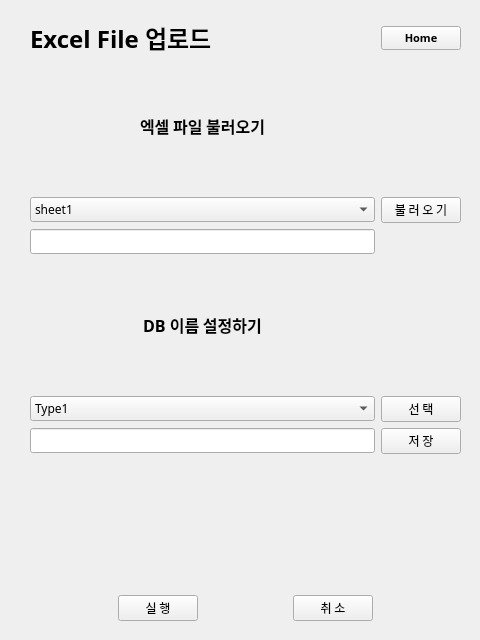
<?xml version="1.0" encoding="UTF-8"?>
<ui version="4.0">
 <class>Form</class>
 <widget class="QWidget" name="Form">
  <property name="geometry">
   <rect>
    <x>0</x>
    <y>0</y>
    <width>480</width>
    <height>640</height>
   </rect>
  </property>
  <property name="windowTitle">
   <string>Form</string>
  </property>
  <widget class="QWidget" name="gridLayoutWidget">
   <property name="geometry">
    <rect>
     <x>30</x>
     <y>20</y>
     <width>431</width>
     <height>601</height>
    </rect>
   </property>
   <layout class="QGridLayout" name="gridLayout">
    <item row="7" column="1">
     <widget class="QPushButton" name="excel_savebtn">
      <property name="font">
       <font>
        <family>나눔스퀘어라운드 Regular</family>
        <pointsize>9</pointsize>
       </font>
      </property>
      <property name="text">
       <string>저 장</string>
      </property>
     </widget>
    </item>
    <item row="4" column="0">
     <widget class="QLineEdit" name="showfilename">
      <property name="font">
       <font>
        <family>나눔스퀘어라운드 Regular</family>
       </font>
      </property>
     </widget>
    </item>
    <item row="7" column="0">
     <widget class="QLineEdit" name="showdbname">
      <property name="font">
       <font>
        <family>나눔스퀘어라운드 Regular</family>
       </font>
      </property>
     </widget>
    </item>
    <item row="5" column="0">
     <widget class="QLabel" name="label_3">
      <property name="font">
       <font>
        <family>나눔스퀘어라운드 Bold</family>
        <pointsize>12</pointsize>
        <weight>75</weight>
        <bold>true</bold>
       </font>
      </property>
      <property name="text">
       <string>&lt;html&gt;&lt;head/&gt;&lt;body&gt;&lt;p align=&quot;center&quot;&gt;DB 이름 설정하기&lt;/p&gt;&lt;/body&gt;&lt;/html&gt;</string>
      </property>
     </widget>
    </item>
    <item row="1" column="0">
     <widget class="QLabel" name="label">
      <property name="font">
       <font>
        <family>나눔스퀘어라운드 ExtraBold</family>
        <pointsize>18</pointsize>
        <weight>75</weight>
        <bold>true</bold>
       </font>
      </property>
      <property name="text">
       <string>Excel File 업로드</string>
      </property>
     </widget>
    </item>
    <item row="3" column="0">
     <widget class="QComboBox" name="setsheet">
      <property name="font">
       <font>
        <family>나눔스퀘어라운드 Regular</family>
       </font>
      </property>
      <item>
       <property name="text">
        <string>sheet1</string>
       </property>
      </item>
      <item>
       <property name="text">
        <string>sheet2</string>
       </property>
      </item>
     </widget>
    </item>
    <item row="6" column="1">
     <widget class="QPushButton" name="excel_selectbtn">
      <property name="font">
       <font>
        <family>나눔스퀘어라운드 Regular</family>
        <pointsize>9</pointsize>
       </font>
      </property>
      <property name="text">
       <string>선 택</string>
      </property>
     </widget>
    </item>
    <item row="2" column="0">
     <widget class="QLabel" name="label_2">
      <property name="font">
       <font>
        <family>나눔스퀘어라운드 Bold</family>
        <pointsize>12</pointsize>
        <weight>75</weight>
        <bold>true</bold>
       </font>
      </property>
      <property name="text">
       <string>&lt;html&gt;&lt;head/&gt;&lt;body&gt;&lt;p align=&quot;center&quot;&gt;엑셀 파일 불러오기&lt;/p&gt;&lt;/body&gt;&lt;/html&gt;</string>
      </property>
     </widget>
    </item>
    <item row="3" column="1">
     <widget class="QPushButton" name="excel_importbtn">
      <property name="font">
       <font>
        <family>나눔스퀘어라운드 Regular</family>
        <pointsize>9</pointsize>
        <weight>50</weight>
        <bold>false</bold>
       </font>
      </property>
      <property name="text">
       <string>불 러 오 기</string>
      </property>
     </widget>
    </item>
    <item row="9" column="0" colspan="2">
     <layout class="QHBoxLayout" name="horizontalLayout">
      <item>
       <spacer name="horizontalSpacer">
        <property name="orientation">
         <enum>Qt::Horizontal</enum>
        </property>
        <property name="sizeHint" stdset="0">
         <size>
          <width>40</width>
          <height>20</height>
         </size>
        </property>
       </spacer>
      </item>
      <item>
       <widget class="QPushButton" name="excel_actbtn">
        <property name="font">
         <font>
          <family>나눔스퀘어라운드 Regular</family>
         </font>
        </property>
        <property name="text">
         <string>실 행</string>
        </property>
       </widget>
      </item>
      <item>
       <spacer name="horizontalSpacer_2">
        <property name="orientation">
         <enum>Qt::Horizontal</enum>
        </property>
        <property name="sizeHint" stdset="0">
         <size>
          <width>40</width>
          <height>20</height>
         </size>
        </property>
       </spacer>
      </item>
      <item>
       <widget class="QPushButton" name="excel_closebtn">
        <property name="font">
         <font>
          <family>나눔스퀘어라운드 Regular</family>
         </font>
        </property>
        <property name="text">
         <string>취 소</string>
        </property>
       </widget>
      </item>
      <item>
       <spacer name="horizontalSpacer_3">
        <property name="orientation">
         <enum>Qt::Horizontal</enum>
        </property>
        <property name="sizeHint" stdset="0">
         <size>
          <width>40</width>
          <height>20</height>
         </size>
        </property>
       </spacer>
      </item>
     </layout>
    </item>
    <item row="1" column="1">
     <widget class="QPushButton" name="excel_homebtn">
      <property name="font">
       <font>
        <family>나눔스퀘어라운드 Bold</family>
        <pointsize>8</pointsize>
        <weight>75</weight>
        <bold>true</bold>
       </font>
      </property>
      <property name="text">
       <string>Home</string>
      </property>
     </widget>
    </item>
    <item row="6" column="0">
     <widget class="QComboBox" name="setdbname">
      <property name="font">
       <font>
        <family>나눔스퀘어라운드 Regular</family>
       </font>
      </property>
      <item>
       <property name="text">
        <string>Type1</string>
       </property>
      </item>
      <item>
       <property name="text">
        <string>Type2</string>
       </property>
      </item>
      <item>
       <property name="text">
        <string>Type3</string>
       </property>
      </item>
      <item>
       <property name="text">
        <string>Type4</string>
       </property>
      </item>
      <item>
       <property name="text">
        <string>Type5</string>
       </property>
      </item>
      <item>
       <property name="text">
        <string>Type6</string>
       </property>
      </item>
     </widget>
    </item>
    <item row="8" column="0" colspan="2">
     <widget class="QLabel" name="showtext">
      <property name="font">
       <font>
        <family>나눔스퀘어라운드 Regular</family>
       </font>
      </property>
      <property name="text">
       <string/>
      </property>
     </widget>
    </item>
   </layout>
  </widget>
 </widget>
 <resources/>
 <connections/>
</ui>
